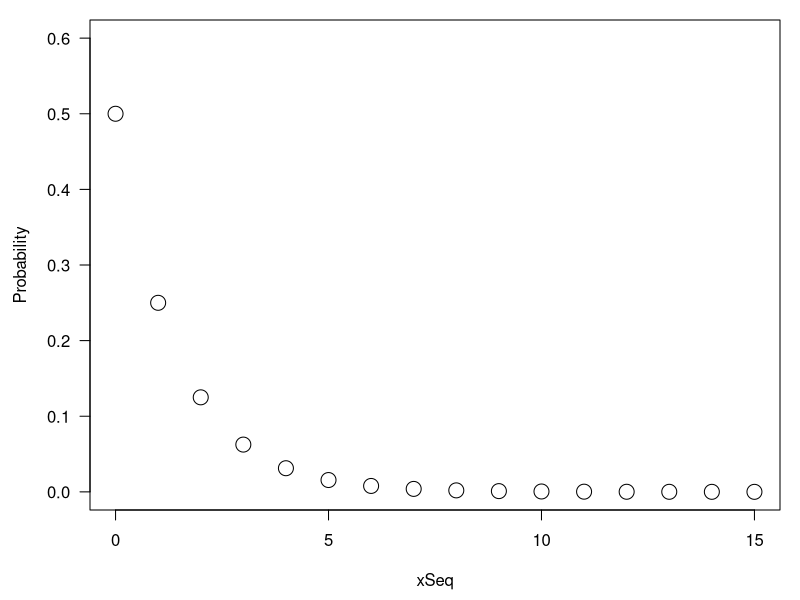
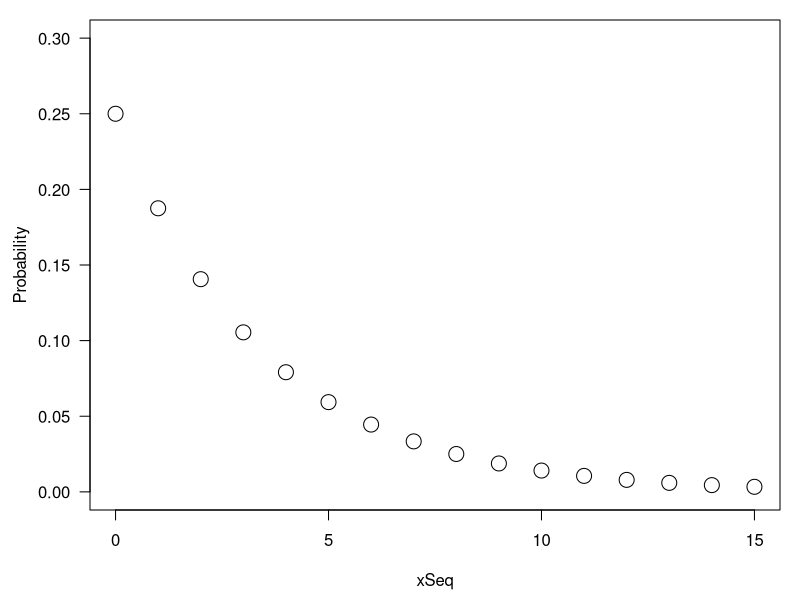
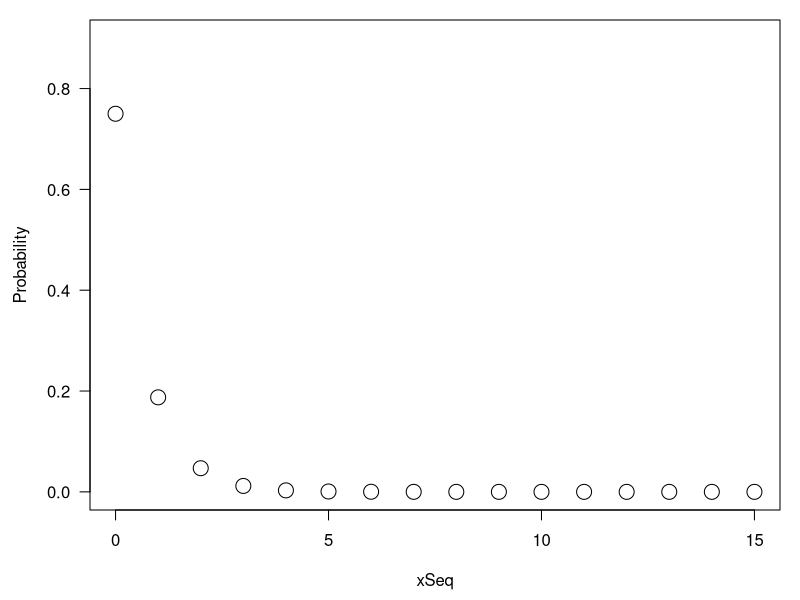
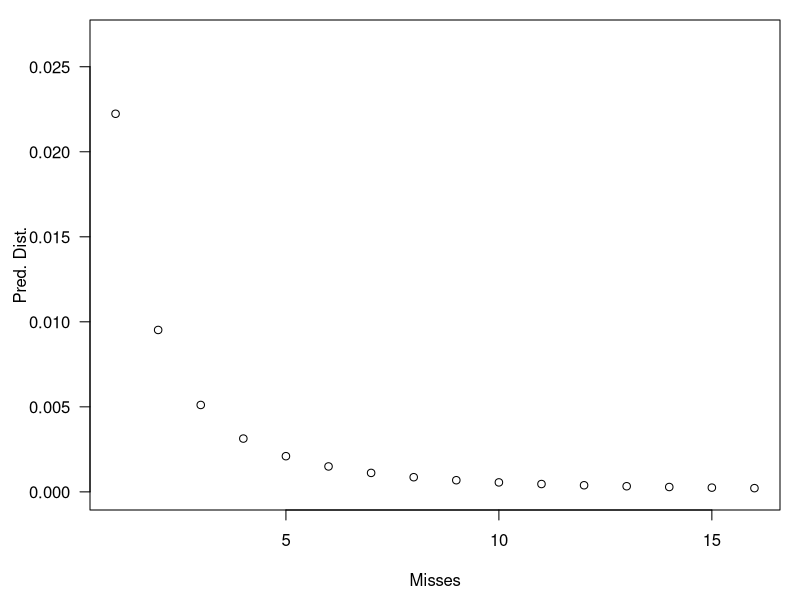
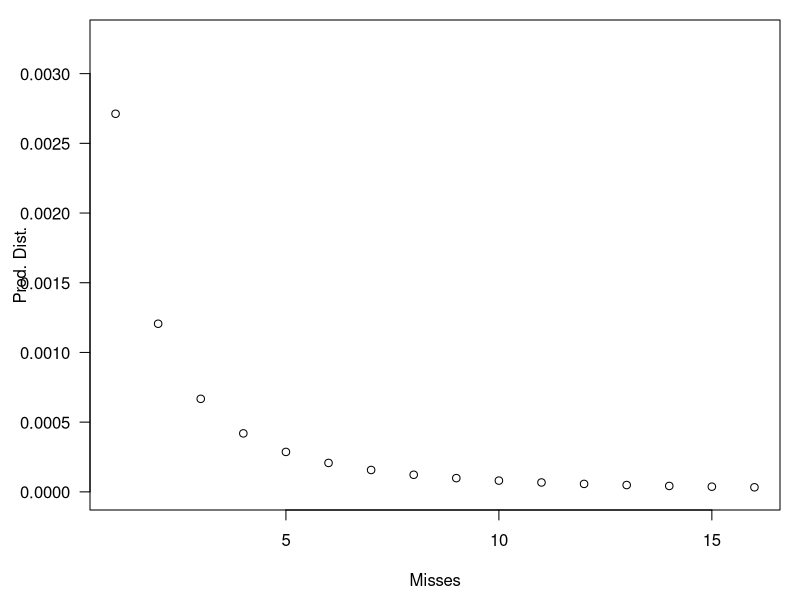
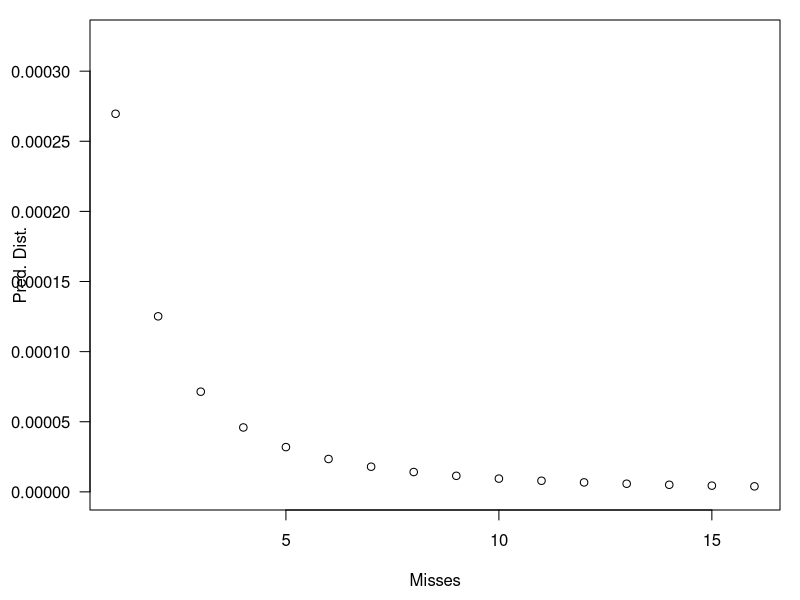
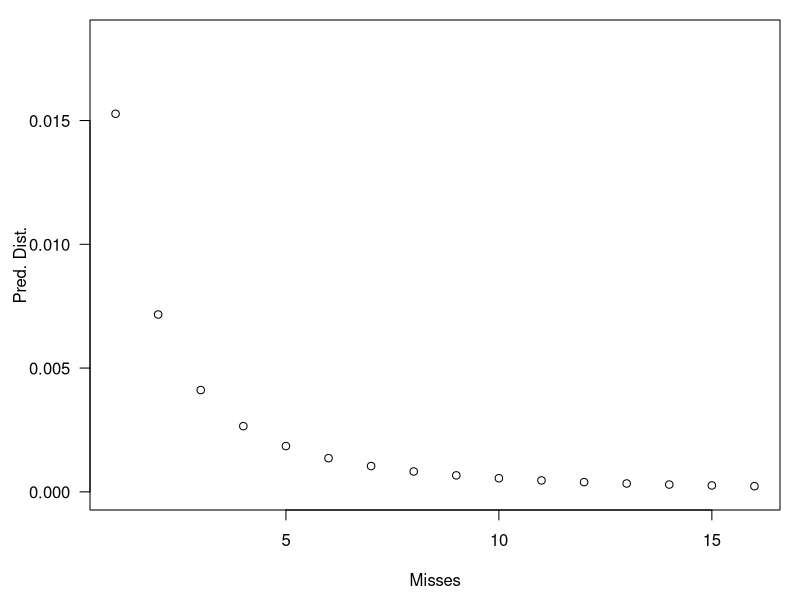

Recreate these plots in R, in order.
# Larri Miller
# PSYC 740 - Prof. Jeff Starns
# HW 4
# Due 9/24/2021

# Heads up I've had quite the week so this will absolutely not be my best HW
# ya win some ya lose some

# Question 1
# A
seeGeom = function(p){
  par(mfcol=c(1,1),mar=c(4.5,4.5,1,1)) # graph parameters from lecture code
  
  # reusing "seeBinom" function from binomLecture code
  xSeq=0:15 # x values from 0 - 15
  predDist=dgeom(xSeq, p) # to get geometric dist
  yMax=max(predDist)*1.2
  plot(xSeq, predDist, bty='o', # I like having the box better so I changed bty
       ylab="Probability",
       ylim=c(0, yMax), las=1,
       cex=2)
}

# check to make sure it at least does something:
seeGeom(0.5) 
seeGeom(0.25)
seeGeom(0.75) # it did something hooray

# B 

# following betaBinomialDist and truncNormal code for integration stuff -
# getting here definitely took discussion with classmates!
dtnorm=function(x=0,mu=0,sigma=1,lo=-Inf,hi=Inf){ 
  dens=rep(NA,length(x))
  
  normCons=pnorm(hi,mu,sigma)-pnorm(lo,mu,sigma)
  
  for(i in 1:length(x)){
    if(x[i]<lo) dens[i]=0
    if(x[i]>hi) dens[i]=0
    if(x[i]>=lo & x[i]<=hi) dens[i]=dnorm(x[i],mu,sigma)/normCons
  }
  return(dens)
}
seeTnormGeom = function(mu, sigma, x=seq(0:15),
                        lo=-Inf,hi=Inf){
  
  par(mfcol=c(1,1),mar=c(4.5,4.5,1,1)) # graph parameters from lecture code
  
  prior=function(p) dtnorm(p,mu,sigma)
  condPred=function(x,p) dgeom(x,p)
  joint=function(x,p) prior(p)*condPred(x,p)
  marPred=function(x){
    pred=rep(NA,length(x))
    for(i in 1:length(pred)){
      pred[i]=integrate(joint,lower=0,upper=1,
                        x=x[i])$val
    }
    return(pred)
  }
  predDist=marPred(x)
  yMin=0
  yMax=max(predDist)*1.2
  plot(x, predDist,
       bty='o', 
       xlab="Misses", ylab="Pred. Dist.",
       ylim=c(yMin, yMax), las=1)
}


# C
# lets throw some numbers in here shall we
seeTnormGeom(2,1) #let's say it only takes a kid 2 tries
seeTnormGeom(5,2) # but they're kids so maybe they miss more
seeTnormGeom(12,4) # this would be my skill level, on a good day
# tried a few more, but I'm not going to force you to read all of that commentary

# Okay, it looks like my probability generally is increasing when I use smaller
# mus, so I'm going to stick to the lower end. There generally seems to be an elbow
# around 5 with the various numbers that I'm trying, so I'm going to pick a nice
# median value of 3 for my mu. I'm assuming that free throws for kids are like right
# under the basket or something. I'm keeping my sigma a tad wider at 2-- that
# gets me to that 5 cutoff zone and back to 1, which seems reasonable that it 
# would take a kid on the basketball team around 1-5 throws. These probabilities
# are super low though so I'm not convinced that I've done 1B correctly.
seeTnormGeom(3,2)

# Question 2
# A
# let's make a vector with the handy dandy dgeom() function
dgeom(0:5, .7)
#so, the probability that all 5 nights were sold out is 0.7, 4 is 0.21, 3 is 
# 0.063, 2 is 0.019, 1 is 0.0057, and the probability that none of the nights
# were sold out is 0.0017.

# B 
# well, now we need to chop out the possibility that 0-2 nights were sold out
dgeom(0:2,0.7)/pgeom(2,0.7)
# Now that we have more info, the probability that the show sold out all 5 nights
# 0.72, 4 nights is 0.22, and 3 nights is 0.065. 

